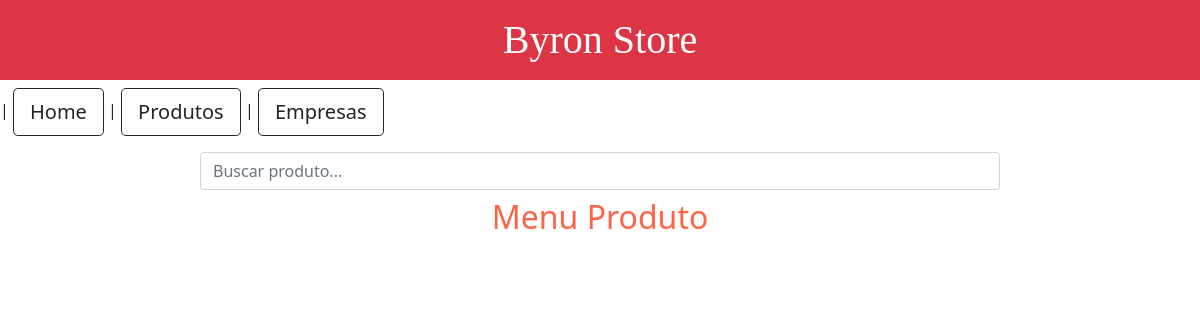
Page /mnuproduto/ on the earlier database version.
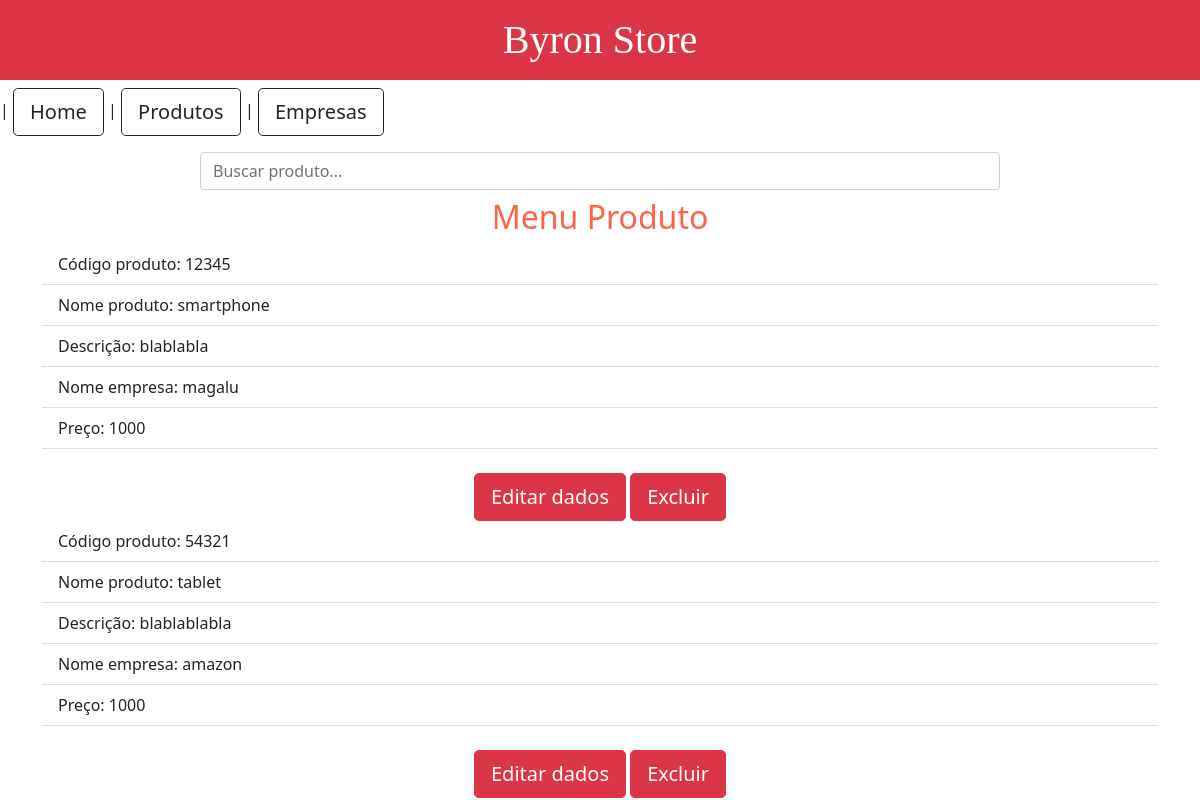
Same page on the later database version.
### app/models.py (models this page shows)
class Produtos(models.Model):
  codigopdt_cmp = models.IntegerField()
  nomepdt_cmp = models.CharField(max_length=100)
  descpdt_cmp = models.CharField(max_length=100)
  nomeemppdt_cmp = models.CharField(max_length=100)
  precopdt_cmp = models.IntegerField()

### app/views.py (the view)
# urls.py: path('mnuproduto/', menu_produto, name='menu_produto'),
def menu_produto(request):
  data={}
  search = request.GET.get('search')
  if search:
    data['produtos'] = Produtos.objects.filter(nomepdt_cmp__icontains = search)
  else:
    data['produtos'] = Produtos.objects.all()
  return render(request, 'mnuproduto.html', data)

### app/templates/mnuproduto.html (shortened to what this page needs)
<!DOCTYPE html>
<head>
  <link href="https://cdn.jsdelivr.net/npm/bootstrap@5.1.1/dist/css/bootstrap.min.css" rel="stylesheet">
</head>
<body>
  <link href="https://cdn.jsdelivr.net/npm/bootstrap@5.1.1/dist/css/bootstrap.min.css" rel="stylesheet">
</head>
<div class="multi-bg-example">
  <header>
    <h1 class = "p-3 mb-2 bg-danger text-white text-center" style="font-family:verdana;">Byron Store</h1>
  </header>
  <body>
    <div>
      <a>|</a>
      <a href ="/" type="button" class="btn btn-outline-dark btn-lg">Home</a>
      <a>|</a>
      <a href ="/mnuproduto" type="button" class="btn btn-outline-dark btn-lg">Produtos</a>
      <a>|</a>
      <a href ="/mnuempresa" type="button" class="btn btn-outline-dark btn-lg">Empresas</a>
    </div>
    <div class="col-8 m-auto pt-3 pb-2 text-center">
      <form action="" method="GET">
        <input type="text" id="search" name="search"
        class="form-control" placeholder="Buscar produto...">
      </form>
    </div>
    <div>
      <h2 class="text-center" style="color:Tomato;">Menu Produto</h2>
    </div>
<div class="container">
  {% for produto in produtos %}
<ul class="list-group list-group-flush">
  <li class="list-group-item" id={{produto.codigopdt_cmp}}>Código produto: {{produto.codigopdt_cmp}}</li>
  <li class="list-group-item" id={{produto.nomepdt_cmp}}>Nome produto: {{produto.nomepdt_cmp}}</li>
  <li class="list-group-item" id={{produto.descpdt_cmp}}>Descrição: {{produto.descpdt_cmp}}</li>
  <li class="list-group-item" id={{produto.nomeemppdt_cmp}}>Nome empresa: {{produto.nomeemppdt_cmp}}</li>
  <li class="list-group-item" id={{produto.precopdt_cmp}}>Preço: {{produto.precopdt_cmp}}</li>
  <br>
</ul>
<div class="container text-center" >
  <a href="/editproduto/{{ produto.id }}" class="btn btn-danger btn-lg">Editar dados</a>
  <a href="/deleteproduto/{{ produto.id }}" class="btn btn-danger btn-lg">Excluir</a>
</div>
{% endfor %}
</div>
</body>
</html>

Differences in the rows shown:
added Produtos: codigopdt_cmp "12345", nomepdt_cmp "smartphone", descpdt_cmp "blablabla", nomeemppdt_cmp "magalu", precopdt_cmp "1000"
added Produtos: codigopdt_cmp "54321", nomepdt_cmp "tablet", descpdt_cmp "blablablabla", nomeemppdt_cmp "amazon", precopdt_cmp "1000"
